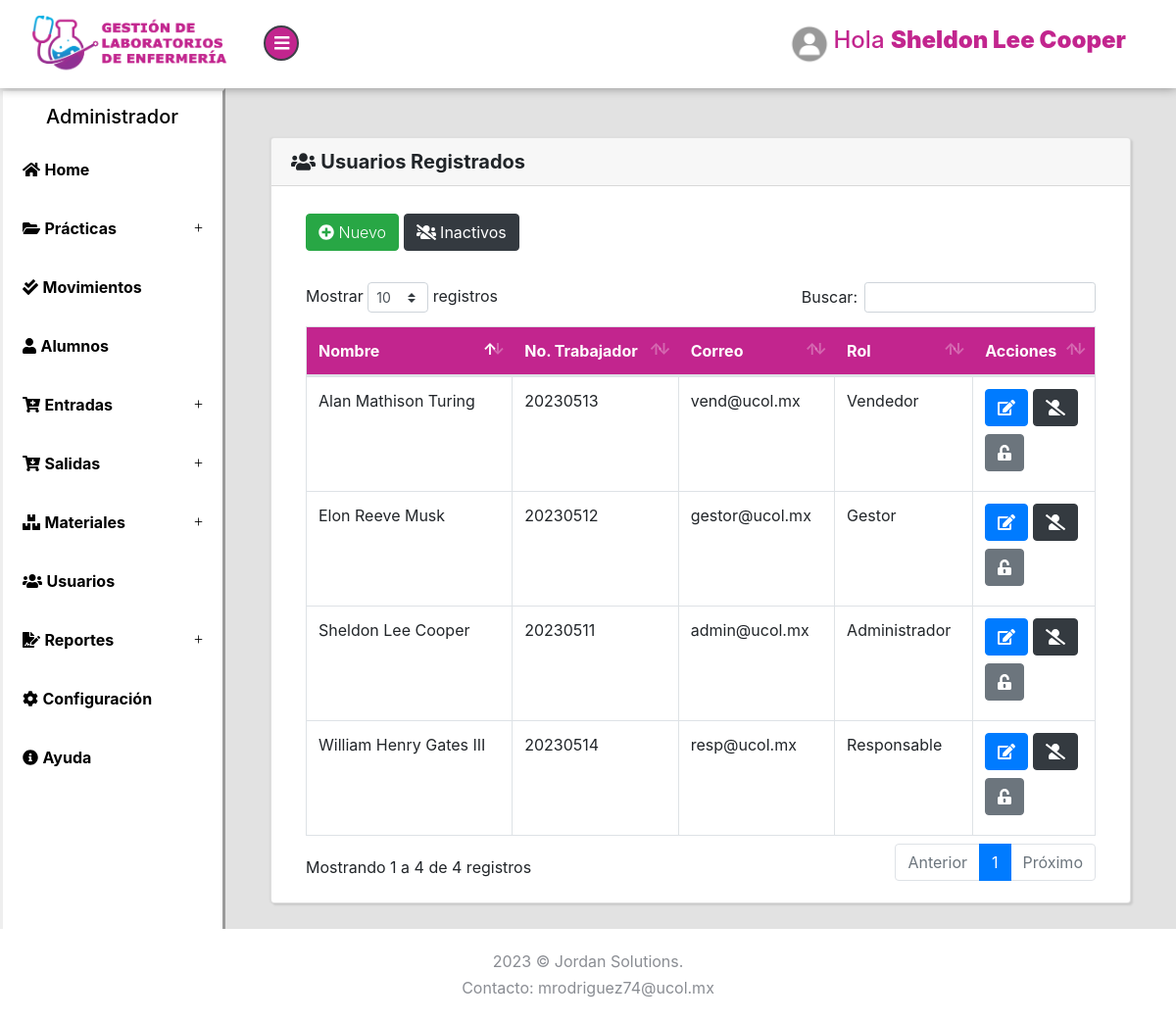
/Usuarios/Listar (signed in), run on the app's committed database.
### tables this page shows
CREATE TABLE `usuarios` (
  `id` int(11) NOT NULL,
  `usuario` varchar(20) NOT NULL,
  `nombre` varchar(100) NOT NULL,
  `correo` varchar(100) NOT NULL,
  `rol` varchar(20) NOT NULL,
  `clave` varchar(150) NOT NULL,
  `estado` tinyint(4) NOT NULL DEFAULT 1,
  `perfil` varchar(150) NOT NULL DEFAULT 'perfil.jpg'
);

### Libraries/Core/Views.php (called while the page is built)
<?php
class Views{
    function getView($controller, $view, $alert="", $data1 = "", $data2 = "", $data3 = "", $data4 = "", $data5 = "")
    {
        $controller = get_class($controller);
        if ($controller == "Login") {
            $view = "Views/".$view.".php";
        }else{
            $view = "Views/" . $controller . "/" . $view . ".php";
        }
        require_once($view);
    }
}
?>

### Controller/Usuarios.php (called while the page is built, shortened)
<?php
class Usuarios extends Controllers
{
    public function Listar()
    {
        $data1 = $this->model->selectUsuarios();
        $this->views->getView($this, "Listar", "", $data1);
    }
}
?>

### index.php (called while the page is built, shortened)
<?php
require_once("Helpers/Helpers.php");
require_once("Libraries/Core/Load.php");
?>

### Helpers/Helpers.php (called while the page is built, shortened)
<?php
function base_url()
{
    return BASE_URL;
}
?>

### Libraries/Core/Mysql.php (called while the page is built, shortened)
<?php
class Mysql extends Conexion{
    private $conexion;
    function __construct()
    {
        $this->conexion = new Conexion();
        $this->conexion = $this->conexion->conect();
    }
    public function select_all(string $query){
        $this->strquery = $query;
        $result = $this->conexion->prepare($this->strquery);
        $result->execute();
        $data = $result->fetchall(PDO::FETCH_ASSOC);
        return $data;
    }
}
?>

### Libraries/Core/Conexion.php (called while the page is built)
<?php
class Conexion{
    private $conect;
    public function __construct()
    {
      $conexion = "mysql:host=".HOST.";dbname=".BD.";.CHARSET.";
      try {
          $this->conect = new PDO($conexion, DB_USER, PASS);
          $this->conect->setAttribute(PDO::ATTR_ERRMODE, PDO::ERRMODE_EXCEPTION);
      } catch (PDOException $e) {
          $this->conect = "Error en la conexion";
          echo "Error: " . $e->getMessage();
      }
    }
    public function conect()
    {
        return $this->conect;
    }
}
?>

### Models/UsuariosModel.php (called while the page is built, shortened)
<?php
class UsuariosModel extends Mysql{
    public function selectUsuarios()
    {
        $sql = "SELECT * FROM usuarios WHERE estado = 1";
        $res = $this->select_all($sql);
        return $res;
    }
}
?>

### Views/Usuarios/Listar.php (the view, shortened to what this page needs)
<?php if($_SESSION['rol'] <= 1){ ?>
<div class="page-content2">
    <section>
        <div class="card container-fluid2 text-center">
            <div class="card-header"><i class="fas fa-exclamation-circle"></i> ERROR</div>
            <div class="card-body">
                <img src="../Assets/img/unicornio.png" style="height: 400px; ">
                <h5 class="card-title">Error: No tienes acceso a esta página.</h5>
            </div>
            <div class="card-footer text-muted">
              <a href="<?php echo base_url() ?>Dashboard/Alumnos" class="btn btn-primary">Ir al inicio</a>
            </div>
        </div>
    </section>
</div>
<?php }  else { ?>
<div class="page-content">
    <section>
        <div class="card container-fluid2">
            <h5 class="card-header"><i class="fas fa-users"></i> <strong>Usuarios Registrados</strong></h5>
            <div class="card-body">
                <div class="container-fluid ">
                    <div class="row">
                        <div class="col-lg-12 mt-2">
                            <div class="row">
                                <div class="col-lg-8 mb-2">
                                    <button class="btn btn-success" type="button" data-toggle="modal" data-target="#nuevo_cliente"><i class="fas fa-plus-circle"></i> Nuevo</button>
                                    <a href="<?php echo base_url(); ?>/Usuarios/eliminados" class="btn btn-dark"><i class="fas fa-users-slash"></i> Inactivos</a>
                                </div>
                                <div class="col-lg-4">
                                </div>
                            </div>
                            <div class="table-responsive mt-4">
                                <table class="table table-hover table-bordered" id="Table">
                                    <thead class="thead-personality">
                                        <tr>
                                            <th>Nombre</th>
                                            <th>No. Trabajador</th>
                                            <th>Correo</th>
                                            <th>Rol</th>
                                            <th>Acciones</th>
                                        </tr>
                                    </thead>
                                    <tbody>
                                        <?php foreach ($data1 as $us) { ?>
                                        <?php if($_SESSION['rol'] >= $us['rol']){ ?>
                                            <tr>
                                                <td><?php echo $us['nombre']; ?></td>
                                                <td><?php echo $us['usuario']; ?></td>
                                                <td><?php echo $us['correo']; ?></td>
                                                <td><?php
                                                    if ($us['rol'] == 5) {
                                                        echo "Administrador";
                                                    } elseif ($us['rol'] == 4) {
                                                        echo "Gestor";
                                                    } elseif ($us['rol'] == 3) {
                                                        echo "Vendedor";
                                                    } elseif ($us['rol'] == 2) {
                                                        echo "Responsable";
                                                    } ?> </td>
                                                <td>
                                                    <a title="Editar" href="<?php echo base_url() ?>Usuarios/editar?id=<?php echo $us['id']; ?>" class="btn btn-primary mb-2"><i class="fas fa-edit"></i></a>
                                                    <form action="<?php echo base_url() ?>Usuarios/eliminar?id=<?php echo $us['id']; ?>" method="post" class="d-inline elim">
                                                        <button title="Inactivar" type="submit" class="btn btn-dark mb-2"><i class="fas fa-user-slash"></i></button>
                                                    </form>
                                                    <form action="<?php echo base_url() ?>Usuarios/restablecer?id=<?php echo $us['id']; ?>" method="post" class="d-inline rest">
                                                        <button title="Restablecer Contraseña" title="Restablecer contraseña" type="submit" class="btn btn-secondary mb-2"><i class="fas fa-unlock-alt"></i></button>
                                                    </form>
                                                </td>
                                            </tr>
                                        <?php } }?>
                                    </tbody>
                                </table>
                            </div>
                        </div>
                    </div>
                </div>
            </div>
        </div>
    </section>
</div>
<?php } ?>

### Assets/css/style.default.css (style rules this page uses)
:root { --blue: #15c2e9; --graylight: #e2e2e2; --grayheader: #F7F7F7; --lavanda: #c2258e; --lavanda2: #d771b6; --lavanda3: #edbedd; --black: #000; --white: #fff; }
body { position: relative; }
section { padding: 0 1rem; }
a { -webkit-transition: all 0.3s; transition: all 0.3s; display: inline-block; }
button { cursor: pointer; }
i, span, strong { display: inline-block; }
.card { margin-bottom: 30px; -webkit-box-shadow: 2px 2px 2px rgba(0, 0, 0, 0.1), -1px 0 2px rgba(0, 0, 0, 0.05); box-shadow: 2px 2px 2px rgba(0, 0, 0, 0.1), -1px 0 2px rgba(0, 0, 0, 0.05); }
.page-content { position: relative; background: var(--graylight); min-height: 100vh; width: calc(100% - 230px); padding: 0; padding-bottom: 70px; }
button, input[type="submit"] { cursor: pointer; font-family: inherit; font-weight: 300 !important; }
.table { margin-bottom: 0; color: #8a8d93; }
.table td, .table th { border-color: #343a40; }
.table thead th { border: none; }
.table-bordered td, .table-bordered th { border-color: #343a40; }
.btn { font-weight: 400; border: 1px solid transparent; padding: 0.45rem 0.75rem; font-size: 1rem; line-height: 1.5; border-radius: 0.25rem; -webkit-transition: color 0.15s ease-in-out, background-color 0.15s ease-in-out, border-color 0.15s ease-in-out, -webkit-box-shadow 0.15s ease-in-out; transition: color 0.15s ease-in-out, background-color 0.15s ease-in-out, border-color 0.15s ease-in-out, -webkit-box-shadow 0.15s ease-in-out; transition: color 0.15s ease-in-out, background-color 0.15s ease-in-out, border-color 0.15s ease-in-out, box-shadow 0.15s ease-in-out; transition: color 0.15s ease-in-out, background-color 0.15s ease-in-out, border-color 0.15s ease-in-out, box-shadow 0.15s ease-in-out, -webkit-box-shadow 0.15s ease-in-out; }
.btn-primary { color: color-yiq(#db6574); background-color: #db6574; border-color: #db6574; }
.btn-secondary { color: color-yiq(#868e96); background-color: #868e96; border-color: #868e96; }
.btn-success { color: color-yiq(#28a745); background-color: #28a745; border-color: #28a745; }
.btn-dark { color: color-yiq(#212529); background-color: #212529; border-color: #212529; }
body { font-family: "Muli", sans-serif; font-size: 1rem; font-weight: 400; line-height: 1.5; color: #8a8d93; background-color: #fff; }
a { color: #db6574; text-decoration: none; }
h1, h2, h3, h4, h5, h6, .h1, .h2, .h3, .h4, .h5, .h6 { margin-bottom: 0.5rem; font-family: inherit; font-weight: 700; line-height: 1.2; color: inherit; }
h5, .h5 { font-size: 1.1rem; }
.card { background-color: #2d3035; border: 1px solid #34373d; border-radius: 0; }
.card-body { padding: 1.25rem; }
.card-header { padding: 0.75rem 1.25rem; background-color: rgba(0, 0, 0, 0.03); border-bottom: 1px solid #34373d; }
.card-header:first-child { border-radius: 0 0 0 0; }
.container-fluid2 { margin: 50px 30px; }
.thead-personality { background: var(--lavanda); color: var(--white); }

### data on the page
usuarios: nombre "Sheldon Lee Cooper", usuario "20230511", correo "admin@ucol.mx", rol "Administrador"
usuarios: nombre "Elon Reeve Musk", usuario "20230512", correo "gestor@ucol.mx", rol "Gestor"
usuarios: nombre "Alan Mathison Turing", usuario "20230513", correo "vend@ucol.mx", rol "Vendedor"
usuarios: nombre "William Henry Gates III", usuario "20230514", correo "resp@ucol.mx", rol "Responsable"

### other printed values
$_SESSION['nombre'] "Sheldon Lee Cooper"
